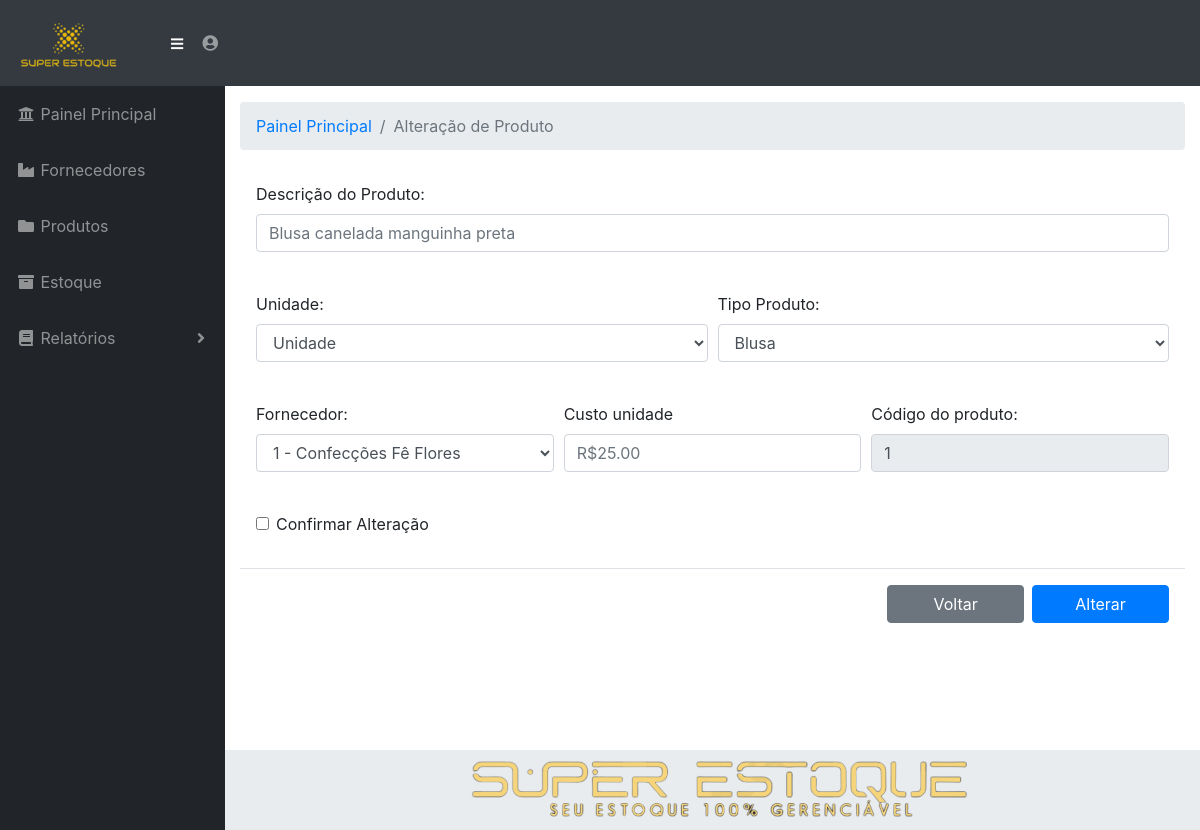
The page /view/select_alterar_produto.php?id=1 (signed in) on the database its author committed.
### tables this page shows
CREATE TABLE `produto` (
  `codigo` int(11) NOT NULL,
  `descricao` varchar(100) DEFAULT NULL,
  `quantidade` decimal(10,0) DEFAULT NULL,
  `unidade` varchar(60) DEFAULT NULL,
  `tipo` varchar(60) DEFAULT NULL,
  `fornecedor` varchar(100) NOT NULL,
  `data_cadastro` datetime DEFAULT current_timestamp(),
  `data_alteracao` datetime DEFAULT NULL,
  `responsavel` varchar(60) DEFAULT NULL,
  `valor_unidade` decimal(10,2) DEFAULT NULL
);

CREATE TABLE `fornecedores` (
  `id` int(11) NOT NULL,
  `nome` varchar(100) DEFAULT NULL,
  `cnpj` varchar(50) DEFAULT NULL,
  `uf` varchar(3) DEFAULT NULL,
  `tipo_estabelecimento` varchar(50) DEFAULT NULL
);

### view/select_alterar_produto.php (the view, shortened to what this page needs)
<?php
require "../dao/conexao.php";
if ($_GET['id'] == "") {
  $_SESSION['select_vazio'] = true;
  header("Location:lista_produtos.php");
} else {
  $codigo_select = $_GET['id'];
  $sql_selecionado = "SELECT p.codigo,p.descricao,p.unidade,p.tipo,p.fornecedor,p.valor_unidade,f.id,f.nome FROM produto as p
  INNER JOIN fornecedores as f ON p.fornecedor=f.id
  where codigo ='$codigo_select'";
  $result_selecionado = mysqli_query($conexao, $sql_selecionado);
  $dados_selecionado = mysqli_fetch_array($result_selecionado);
  ?>
  <!DOCTYPE html>
  <html lang="en">
  <head>
    <link href="../vendor/fontawesome-free/css/all.min.css" rel="stylesheet" type="text/css">
    <link href="../vendor/datatables/dataTables.bootstrap4.css" rel="stylesheet">
    <link href="../css/sb-admin.css" rel="stylesheet">
  </head>
  <body id="page-top">
    <?php
      include_once "nav.php";
      ?>
    <div id="wrapper">
      <?php
        include_once "menu.php";
        ?>
      <div id="content-wrapper">
        <div class="container-fluid">
          <ol class="breadcrumb">
            <li class="breadcrumb-item">
              <a href="painel.php">Painel Principal</a>
            </li>
            <li class="breadcrumb-item active">Alteração de Produto</li>
          </ol>
          <form method="POST" action="../valida/valida_alter_prod.php">
            <div class="modal-body">
              <div class="form-group">
                <label for="inputAddress">Descrição do Produto:</label>
                <input type="text" name="nova_descricao" class="form-control" id="nome_produto" placeholder="<?php echo $dados_selecionado['descricao']; ?>">
              </div><br>
              <div class="form-row">
                <div class="form-group col-md-6">
                  <label for="inputEmail4">Unidade:</label>
                  <select id="inputState" name="nova_unidade" class="form-control">
                    <option value=" <?php echo $dados['unidades'] ?>" selected require> <?php echo $dados_selecionado['unidade'] ?> </option>
                  </select>
                </div>
                <div class="form-group col-md-6">
                  <label for="tipo_produto">Tipo Produto:</label>
                  <select id="inputState" name="novo_tipo_produto" class="form-control">
                    <option value="<?php echo $dados['tipo'] ?>" selected require><?php echo $dados_selecionado['tipo'] ?></option>
                  </select>
                </div>
              </div><br>
              <div class="form-row">
                <div class="form-group col-md-4">
                  <label for="quantidade">Fornecedor:</label>
                  <select class="form-control" value="" name="novo_fornecedor" id="select_serv">
                    <option value="" selected required><?php echo $dados_selecionado['id'] . " - " . $dados_selecionado['nome'] ?></option>
                  </select>
                </div>
                <div class="form-group col-md-4">
                  <label for="usuario">Custo unidade</label>
                  <input type="number" step="0.01" class="form-control" name="novo_valor_unidade" id="valor_unidade" placeholder="R$<?php echo $dados_selecionado['valor_unidade']; ?>">
                </div>
                <div class="form-group col-md-4">
                  <label for="data">Código do produto:</label>
                  <input class="form-control" value="<?php echo $dados_selecionado['codigo']; ?>" disabled>
                </div>
              </div><br>
              <div class="form-group">
                <div class="form-check">
                  <input class="form-check-input" type="checkbox" id="gridCheck" required>
                  <label class="form-check-label" for="gridCheck" required>
                    Confirmar Alteração
                  </label>
                </div>
              </div>
            </div>
            <div class="modal-footer">
              <a href="lista_produtos.php.php" style="width:15%" type="button" class="btn btn-secondary" data-dismiss="modal">Voltar</a>
              <button type="submit"style="width:15%"  name="alterar" class="btn btn-primary"><div style="color:white">Alterar</div></button>
            </div>
          </form>
        </div>
        <footer class="sticky-footer">
          <div class="container my-auto">
            <div class="copyright text-center my-auto">
            <img src="superestokee.png" alt="Logo do Projeto" class="img-fluid" />
            </div>
          </div>
        </footer>
      </div>
    </div>
  </body>
  </html>
<?php } ?>

### view/nav.php (style rules this page uses)
body { background-image: url('../imagens/superestoque.png' class="img-fluid"); background-size: cover; background-repeat: no-repeat; }

### rows shown on the page
produto: nova_descricao "Blusa canelada manguinha preta", nova_unidade "Unidade", novo_tipo_produto "Blusa", novo_fornecedor "1 - Confecções Fê Flores", novo_valor_unidade "R$25.00", codigo "1"
